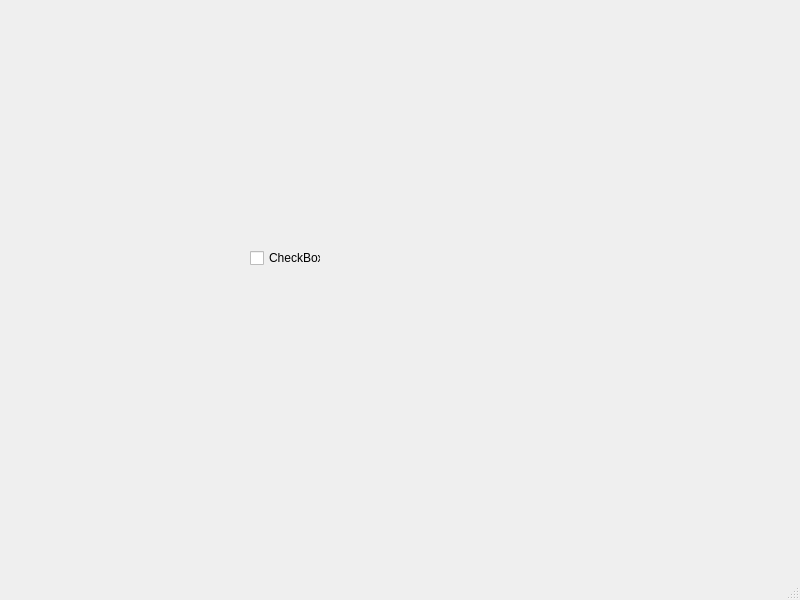
<?xml version="1.0" encoding="UTF-8"?>
<ui version="4.0">
 <class>MainWindow</class>
 <widget class="QMainWindow" name="MainWindow">
  <property name="geometry">
   <rect>
    <x>0</x>
    <y>0</y>
    <width>800</width>
    <height>600</height>
   </rect>
  </property>
  <property name="windowTitle">
   <string>MainWindow</string>
  </property>
  <widget class="QWidget" name="centralwidget">
   <widget class="QCheckBox" name="checkBox">
    <property name="geometry">
     <rect>
      <x>250</x>
      <y>250</y>
      <width>71</width>
      <height>16</height>
     </rect>
    </property>
    <property name="text">
     <string>CheckBox</string>
    </property>
   </widget>
  </widget>
  <widget class="QMenuBar" name="menubar">
   <property name="geometry">
    <rect>
     <x>0</x>
     <y>0</y>
     <width>800</width>
     <height>23</height>
    </rect>
   </property>
  </widget>
  <widget class="QStatusBar" name="statusbar"/>
 </widget>
 <resources/>
 <connections/>
</ui>
